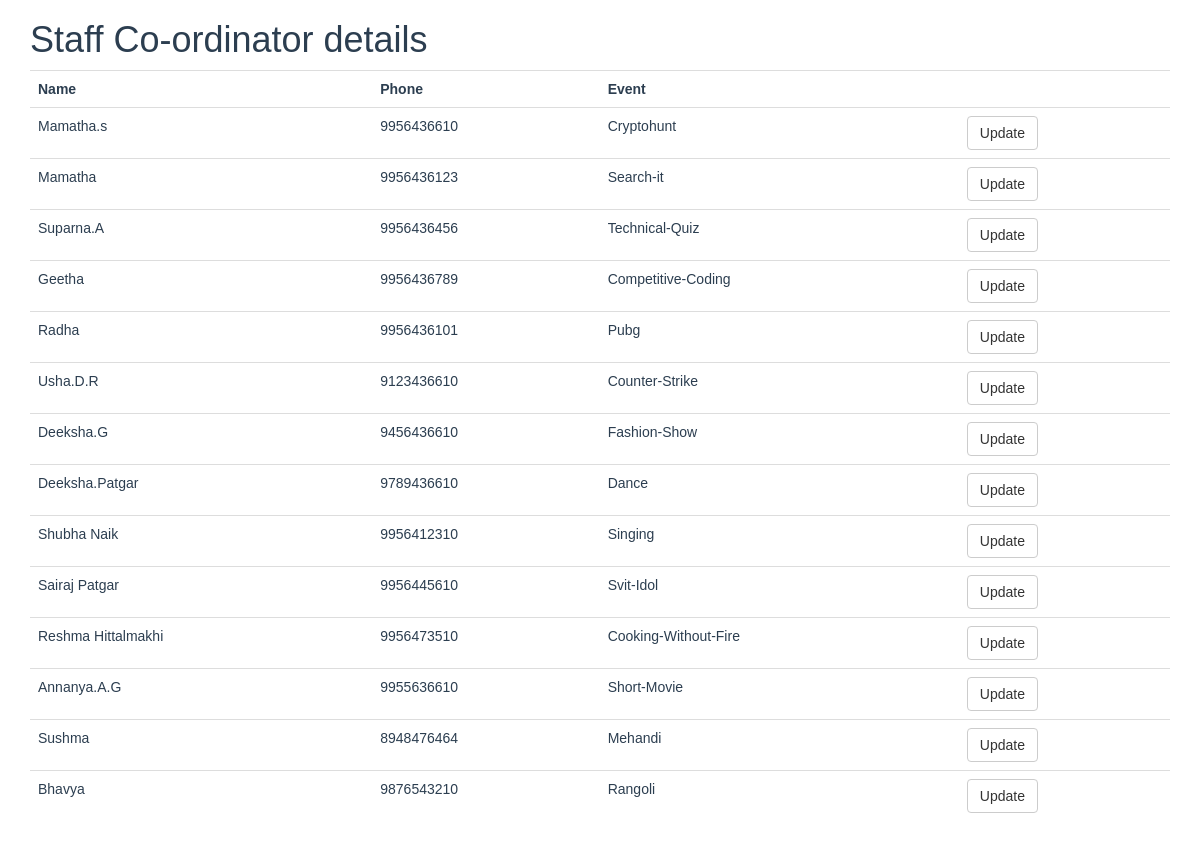
The page /Staff_cordinator.php on the database its author committed.
### tables this page shows
CREATE TABLE `staff_coordinator` (
  `stid` int(11) NOT NULL,
  `name` varchar(100) NOT NULL,
  `phone` varchar(10) DEFAULT NULL,
  `event_id` int(11) DEFAULT NULL
);

CREATE TABLE `events` (
  `event_id` int(11) NOT NULL,
  `event_title` varchar(50) NOT NULL,
  `event_price` int(11) DEFAULT NULL,
  `participents` int(100) DEFAULT 0,
  `img_link` text DEFAULT NULL,
  `type_id` int(11) DEFAULT NULL
);

### Staff_cordinator.php (the view, shortened to what this page needs)
<?php
include_once 'classes/db1.php';
$result = mysqli_query($conn,"SELECT * FROM staff_coordinator s ,events e where e.event_id= s.event_id");
?>
<!DOCTYPE html>
<html>
<head>
        <?php require 'utils/styles.php'; ?>
    </head>
<div class = "content">
<div class = "container">
<h1>Staff Co-ordinator details</h1>
<?php
if (mysqli_num_rows($result) > 0) {
?>
 <table class="table table-hover" >
  <tr>
    <th>Name</th>
    <th>Phone</th>
    <th>Event</th>
    <th></th>
  </tr>
<?php
while($row = mysqli_fetch_array($result)) {
?>
<tr>
    <td><?php echo $row["name"]; ?></td>
    <td><?php echo $row["phone"]; ?></td>
    <td><?php echo $row["event_title"]; ?></td>
    <td> <?php echo '<a  href="updateStaff.php?id='.$row['event_id'].'" class = "btn btn-default"> Update</a>'?></td>
</tr>
<?php
}
?>
</table>
 <?php
}
else{
    echo "No result found";
}
?>
</div>
</div>
 </body>
</html>

### css/style.css (style rules this page uses)
.content { font-family: Arial, Helvetica, sans-serif; color: #2C3E50; }

### rows shown on the page
staff_coordinator: name "Mamatha.s", phone "9956436610", event.event_title "Cryptohunt"
staff_coordinator: name "Mamatha", phone "9956436123", event.event_title "Search-it"
staff_coordinator: name "Suparna.A", phone "9956436456", event.event_title "Technical-Quiz"
staff_coordinator: name "Geetha", phone "9956436789", event.event_title "Competitive-Coding"
staff_coordinator: name "Radha", phone "9956436101", event.event_title "Pubg"
staff_coordinator: name "Usha.D.R", phone "9123436610", event.event_title "Counter-Strike"
staff_coordinator: name "Deeksha.G", phone "9456436610", event.event_title "Fashion-Show"
staff_coordinator: name "Deeksha.Patgar", phone "9789436610", event.event_title "Dance"
staff_coordinator: name "Shubha Naik", phone "9956412310", event.event_title "Singing"
staff_coordinator: name "Sairaj Patgar", phone "9956445610", event.event_title "Svit-Idol"
staff_coordinator: name "Reshma Hittalmakhi", phone "9956473510", event.event_title "Cooking-Without-Fire"
staff_coordinator: name "Annanya.A.G", phone "9955636610", event.event_title "Short-Movie"
staff_coordinator: name "Sushma", phone "8948476464", event.event_title "Mehandi"
staff_coordinator: name "Bhavya", phone "9876543210", event.event_title "Rangoli"
